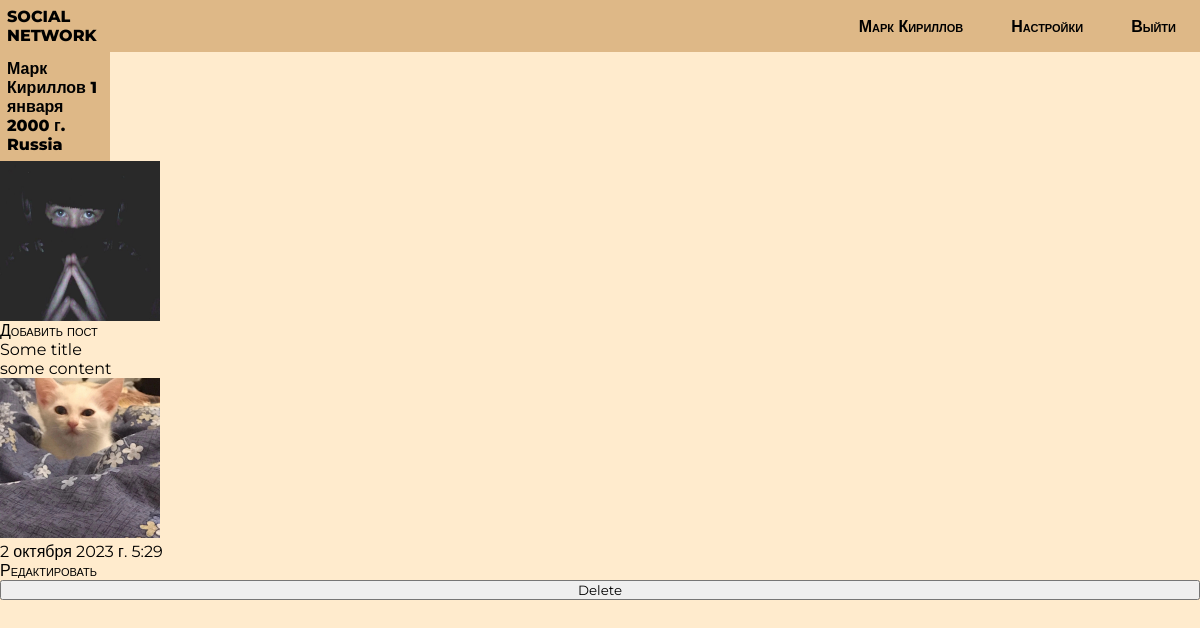
Screenshot of /2/ (signed in) with the database file from the repository.
### myPage/models.py (models this page shows, shortened)
class CustomUser(AbstractBaseUser):
    first_name = models.CharField(max_length=50,verbose_name='Имя')
    last_name = models.CharField(max_length=50,verbose_name='Фамилия')
    email = models.EmailField(unique=True,verbose_name='Электронная почта')
    birth_date = models.DateField(default=date(2000, 1, 1), verbose_name='Дата рождения')
    profile_image = models.ImageField(blank=True, upload_to="photos/%Y/%m/%d/", verbose_name='Фотография профиля')
    country = CountryField(blank_label="(select country)", blank=True, verbose_name='Страна')
    is_superuser = models.BooleanField(default=False,verbose_name='Суперюзер?')
    is_staff = models.BooleanField(default=False,verbose_name='Стафф?')
    USERNAME_FIELD = 'email'
    REQUIRED_FIELDS = ['first_name', 'last_name']
    objects = CustomUserManager()
    class Meta:
        verbose_name = 'Страница'
        verbose_name_plural = 'Страницы'

class PostModel(models.Model):
    title = models.CharField(max_length=255)
    content = models.TextField()
    picture = models.ImageField(blank=True, upload_to="photos/%Y/%m/%d/", verbose_name='Фото поста')
    author = models.ForeignKey(CustomUser, on_delete=models.CASCADE)
    created_on = models.DateTimeField(auto_now_add=True)
    updated_on = models.DateTimeField(auto_now=True)
    class Meta:
        verbose_name = 'Пост'
        verbose_name_plural = 'Посты'

### myPage/views.py (the view)
# urls.py: path('<int:pk>/', views.ProfileView.as_view(), name='profile'),
class ProfileView(generic.DetailView):
    model = User
    template_name="myPage/profile.html"
    context_object_name = 'user'
    def get_context_data(self, **kwargs):
        context = super().get_context_data(**kwargs)
        user = self.get_object()
        context['post'] = PostModel.objects.filter(author=user).order_by('-created_on')
        return context

### myPage/templates/myPage/profile.html (shortened to what this page needs)
{% extends 'myPage/base.html' %}
{% block content %}
    {% if request.user.is_authenticated %}
         <h1> {{ user.first_name }} {{ user.last_name }} {{ user.birth_date }} {{ user.country.name }}</h1>
         {% if user.profile_image %}
            <img style="height: 10rem; width: 10rem;" src="{{user.profile_image.url}}" alt="">
         {% endif %}
    {% if request.user.id == user.id %}
        <a href="{% url 'myPage:add_post' request.user.id %}">Добавить пост</a>
    {% endif %}
    {% if post %}
        {% for p in post  %}
            <ul>
                <li>{{p.title}}</li>
                <li>{{p.content}}</li>
                {% if p.picture %}
                <li><img style="height: 10rem; width: 10rem;" src="{{p.picture.url}}" alt=""></li>
                {% endif %}
                <li>{{p.created_on}}</li>
                {% if request.user.id == user.id %}
                <li><a href="{% url 'myPage:update_post' pk=p.pk %}">Редактировать</a></li>
                <li><form name="DeleteForm" action="{% url 'myPage:delete' pk=p.pk %}" method="post">
                    <input type="submit" value="Delete">
                </form></li>
                {% endif %}
            </ul>
        {% endfor %}
    {% endif %}
    {% else %} <h1>Авторизируйтесь, чтобы увидеть больше</h1>
    {% endif %}
{% endblock content %}

### myPage/templates/myPage/base.html (shortened to what this page needs)
{% load static %}
<!DOCTYPE html>
<html lang="en">
  <head>
    <link rel="stylesheet" href="{% static 'myPage/styles/style2.css' %}" />
    <link
      rel="stylesheet"
      href="https://cdnjs.cloudflare.com/ajax/libs/font-awesome/6.4.2/css/all.min.css"
 />
  </head>
  <body>
    <header>
      <h1><a href="{% url 'myPage:home' %}">SOCIAL NETWORK</a></h1>
      <nav>
        <ul class="navBar">
           {% if request.user.is_authenticated %}
          <li class="navList">
            <a href="{% url 'myPage:profile' request.user.id %}"
              >{{ request.user.first_name }} {{ request.user.last_name }}</a
            >
          </li>
          <li class="navList">
            <a href="{% url 'myPage:settings' user.id %}">Настройки</a>
          </li>
          <li class="navList">
            <a href="{% url 'register_app:logout' %}">Выйти</a>
          </li>
          {% endif %}
        </ul>
      </nav>
    </header>
    {% block content %} {% endblock %}
  </body>
</html>

### myPage/static/myPage/styles/style2.css (style rules this page uses)
* { width: 100%; font-family: 'Montserrat', sans-serif; overflow: hidden; margin: 0; padding: 0; }
body { display: flex; flex-direction: column; justify-content: center; background-color: blanchedalmond; }
header { display: flex; flex-wrap: nowrap; }
nav { background-color: burlywood; display: flex; align-items: center; font-weight: 600; }
.navBar { display: flex; flex-direction: row; justify-content: flex-end; text-align: center; list-style: none; padding: 0.5rem 0rem; }
.navList { width: fit-content; padding: 0 1.5rem; }
a { color: black; font-family: inherit; text-decoration-line: none; font-variant: small-caps; font-size: 16px; }
h1 { background-color: burlywood; padding: 7px; width: 6rem; font-size: 1rem; color: rgb(0, 0, 0); font-weight: 800; }

### rows the page displays
CustomUser: user.first_name "Марк", user.last_name "Кириллов", first_name "Марк", last_name "Кириллов", birth_date "1 января 2000 г.", country.name "Russia", profile_image (picture)
PostModel: title "Some title", content "some content", picture (picture), created_on "2 октября 2023 г. 5:29"
